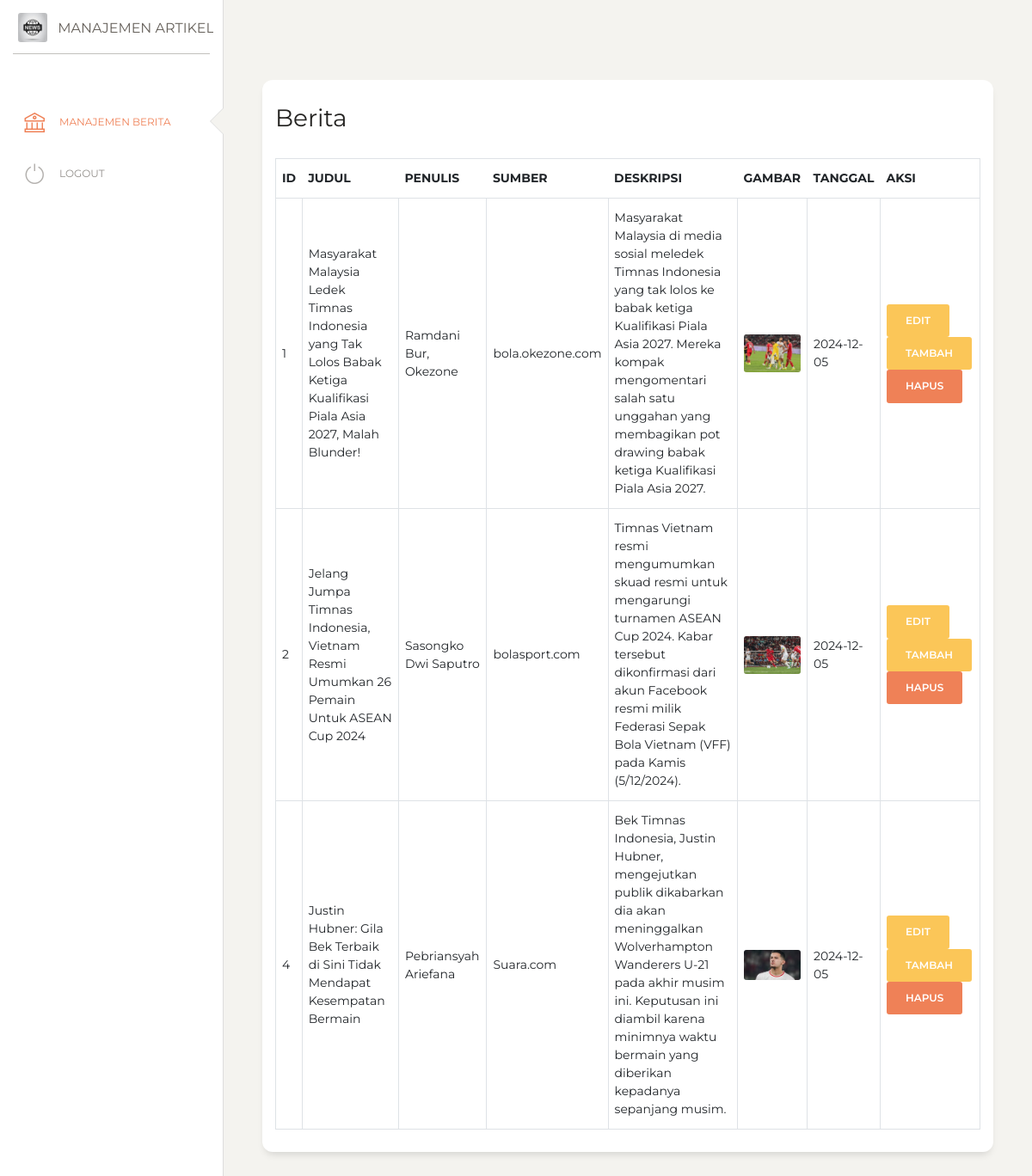
/dashboard.php (signed in), run on the app's committed database.
### tables this page shows
CREATE TABLE `berita` (
  `Id_Artikel` int UNSIGNED NOT NULL,
  `gambar` varchar(50) DEFAULT NULL,
  `deskripsi` text,
  `judul` varchar(250) DEFAULT NULL,
  `sumber` varchar(50) DEFAULT NULL,
  `penulis` varchar(50) DEFAULT NULL,
  `tanggal` date DEFAULT NULL
);

### dashboard.php (the view, shortened to what this page needs)
<?php
include "koneksi.php";
$sql = "SELECT * FROM berita";
$result = $conn->query($sql);
?>
<!DOCTYPE html>
<html lang="en">
<head>
  <link href="https://maxcdn.bootstrapcdn.com/font-awesome/latest/css/font-awesome.min.css" rel="stylesheet">
  <link href="assets/css/bootstrap.min.css" rel="stylesheet" />
  <link href="assets/css/paper-dashboard.css?v=2.0.1" rel="stylesheet" />
  <link href="assets/demo/demo.css" rel="stylesheet" />
</head>
<body class="">
  <div class="wrapper ">
    <div class="sidebar" data-color="white" data-active-color="danger">
      <div class="logo">
        <a href="https://www.creative-tim.com" class="simple-text logo-mini">
          <div class="logo-image-small">
            <img src="uploads/logo.jpeg">
          </div>
          <p>CT</p>
        </a>
        <a href="https://www.creative-tim.com" class="simple-text logo-normal">
          Manajemen Artikel
        </a>
      </div>
      <div class="sidebar-wrapper">
        <ul class="nav">
          <li class="active ">
            <a href="./dashboard.html">
              <i class="nc-icon nc-bank"></i>
              <p>Manajemen Berita</p>
            </a>
          </li>
          <li>
            <a href="logout.php">
              <i class="nc-icon nc-button-power"></i>
              <p>Logout</p>
            </a>
          </li>
        </ul>
      </div>
    </div>
    <div class="main-panel">
      <section class="content">
        <div class="container-fluid">
          <div class="row">
            <div class="col-12">
              <div class="card">
                <div class="card-header">
                  <h3 class="card-title">Berita</h3>
                </div>
                <div class="card-body">
                  <table id="example2" class="table table-bordered table-hover">
                    <thead>
                      <tr>
                        <th>Id</th>
                        <th>Judul</th>
                        <th>Penulis</th>
                        <th>Sumber</th>
                        <th>Deskripsi</th>
                        <th>Gambar</th>
                        <th>Tanggal</th>
                        <th>Aksi</th>
                      </tr>
                    </thead>
                    <tbody>
                      <?php
                     if ($result->num_rows > 0) {
                      while($row = $result->fetch_assoc()) {
                          echo "<tr class='odd'>";
                          echo "<td>" . htmlspecialchars($row["Id_Artikel"]) . "</td>";
                          echo "<td class='dtr-control' tabindex='0'>" . htmlspecialchars($row["judul"]) . "</td>";
                          echo "<td>" . htmlspecialchars($row["penulis"]) . "</td>";
                          echo "<td>" . htmlspecialchars($row["sumber"]) . "</td>";
                          echo "<td class=''>" . htmlspecialchars($row["deskripsi"]) . "</td>";
                          echo "<td><img src='uploads/" . htmlspecialchars($row["gambar"]) . "' alt='Gambar' width='100'></td>";
                          echo "<td>" . htmlspecialchars($row["tanggal"]) . "</td>";
                          echo "<td class='sorting_1'>
                                  <a href='edit.php?Id_Artikel=" . htmlspecialchars($row["Id_Artikel"]) . "' class='btn btn-warning'>Edit</a>
                                  <a href='tambah.php?Id_Artikel=" . htmlspecialchars($row["Id_Artikel"]) . "' class='btn btn-warning'>Tambah</a>
                                  <a href='hapus.php?Id_Artikel=" . htmlspecialchars($row["Id_Artikel"]) . "' class='btn btn-danger' onclick='return confirm(\"Apakah Anda yakin ingin menghapus artikel ini?\");'>Hapus</a>
                                </td>";
                          echo "</tr>";
                      }
                  } else {
                      echo "<tr><td colspan='8'>Tidak ada data artikel.</td></tr>";
                  }
                      ?>
                    </tbody>
                  </table>
                </div>
              </div>
            </div>
          </div>
        </div>
      </section>
    </div>
  </div>
</body>
</html>

### data on the page
berita: Id_Artikel "1", judul "Masyarakat Malaysia Ledek Timnas Indonesia yang Tak Lolos Babak Ketiga Kualifikasi Piala Asia 2027, Malah Blunder!", penulis "Ramdani Bur, Okezone", sumber "bola.okezone.com", deskripsi "Masyarakat Malaysia di media sosial meledek Timnas Indonesia yang tak lolos ke babak ketiga Kualifikasi Piala Asia 2027. Mereka kompak mengomentari salah satu unggahan yang membagikan pot drawing babak ketiga Kualifikasi Piala Asia 2027.", gambar (picture), tanggal "2024-12-05"
berita: Id_Artikel "2", judul "Jelang Jumpa Timnas Indonesia, Vietnam Resmi Umumkan 26 Pemain Untuk ASEAN Cup 2024", penulis "Sasongko Dwi Saputro", sumber "bolasport.com", deskripsi "Timnas Vietnam resmi mengumumkan skuad resmi untuk mengarungi turnamen ASEAN Cup 2024. Kabar tersebut dikonfirmasi dari akun Facebook resmi milik Federasi Sepak Bola Vietnam (VFF) pada Kamis (5/12/2024).", gambar (picture), tanggal "2024-12-05"
berita: Id_Artikel "4", judul "Justin Hubner: Gila Bek Terbaik di Sini Tidak Mendapat Kesempatan Bermain", penulis "Pebriansyah Ariefana", sumber "Suara.com", deskripsi "Bek Timnas Indonesia, Justin Hubner, mengejutkan publik dikabarkan dia akan meninggalkan Wolverhampton Wanderers U-21 pada akhir musim ini. Keputusan ini diambil karena minimnya waktu bermain yang diberikan kepadanya sepanjang musim.", gambar (picture), tanggal "2024-12-05"
